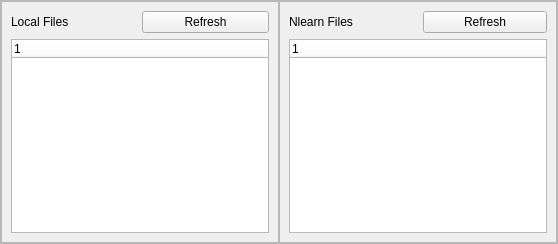
               <widget class="QFrame" name="frame_3">
                <property name="frameShape">
                 <enum>QFrame::StyledPanel</enum>
                </property>
                <property name="frameShadow">
                 <enum>QFrame::Raised</enum>
                </property>
                <layout class="QHBoxLayout" name="horizontalLayout">
                 <property name="spacing">
                  <number>0</number>
                 </property>
                 <property name="leftMargin">
                  <number>0</number>
                 </property>
                 <property name="topMargin">
                  <number>0</number>
                 </property>
                 <property name="rightMargin">
                  <number>0</number>
                 </property>
                 <property name="bottomMargin">
                  <number>0</number>
                 </property>
                 <item>
                  <widget class="QFrame" name="frame_5">
                   <property name="styleSheet">
                    <string notr="true"/>
                   </property>
                   <property name="frameShape">
                    <enum>QFrame::StyledPanel</enum>
                   </property>
                   <property name="frameShadow">
                    <enum>QFrame::Raised</enum>
                   </property>
                   <layout class="QVBoxLayout" name="verticalLayout_2">
                    <item>
                     <widget class="QFrame" name="frame_9">
                      <property name="minimumSize">
                       <size>
                        <width>0</width>
                        <height>0</height>
                       </size>
                      </property>
                      <property name="styleSheet">
                       <string notr="true">QFrame {
background-color: rgba(0,0,0,0);
border-radius: 0px;
border-color:rgba(0,0,0,0);
border: 0px solid;}</string>
                      </property>
                      <property name="frameShape">
                       <enum>QFrame::StyledPanel</enum>
                      </property>
                      <property name="frameShadow">
                       <enum>QFrame::Raised</enum>
                      </property>
                      <layout class="QHBoxLayout" name="horizontalLayout_3">
                       <property name="spacing">
                        <number>3</number>
                       </property>
                       <property name="leftMargin">
                        <number>0</number>
                       </property>
                       <property name="topMargin">
                        <number>0</number>
                       </property>
                       <property name="rightMargin">
                        <number>0</number>
                       </property>
                       <property name="bottomMargin">
                        <number>0</number>
                       </property>
                       <item>
                        <widget class="QLabel" name="label">
                         <property name="maximumSize">
                          <size>
                           <width>16777215</width>
                           <height>15</height>
                          </size>
                         </property>
                         <property name="styleSheet">
                          <string notr="true"/>
                         </property>
                         <property name="text">
                          <string>Local Files</string>
                         </property>
                        </widget>
                       </item>
                       <item>
                        <widget class="QPushButton" name="refresh_local_button">
                         <property name="text">
                          <string>Refresh</string>
                         </property>
                        </widget>
                       </item>
                      </layout>
                     </widget>
                    </item>
                    <item>
                     <widget class="QFrame" name="frame_7">
                      <property name="frameShape">
                       <enum>QFrame::StyledPanel</enum>
                      </property>
                      <property name="frameShadow">
                       <enum>QFrame::Raised</enum>
                      </property>
                      <layout class="QGridLayout" name="gridLayout_2">
                       <property name="leftMargin">
                        <number>0</number>
                       </property>
                       <property name="topMargin">
                        <number>0</number>
                       </property>
                       <property name="rightMargin">
                        <number>0</number>
                       </property>
                       <property name="bottomMargin">
                        <number>0</number>
                       </property>
                       <item row="0" column="0">
                        <widget class="QTreeWidget" name="treeWidget">
                         <property name="styleSheet">
                          <string notr="true">QFrame {
background-color: rgb(255, 255, 255);
border-radius: 0px;
border-color:rgba(0,0,0,0);
border: 0px solid;}</string>
                         </property>
                         <column>
                          <property name="text">
                           <string notr="true">1</string>
                          </property>
                         </column>
                        </widget>
                       </item>
                      </layout>
                     </widget>
                    </item>
                   </layout>
                  </widget>
                 </item>
                 <item>
                  <widget class="QFrame" name="frame_6">
                   <property name="styleSheet">
                    <string notr="true"/>
                   </property>
                   <property name="frameShape">
                    <enum>QFrame::StyledPanel</enum>
                   </property>
                   <property name="frameShadow">
                    <enum>QFrame::Raised</enum>
                   </property>
                   <layout class="QVBoxLayout" name="verticalLayout_3">
                    <item>
                     <widget class="QFrame" name="frame_10">
                      <property name="minimumSize">
                       <size>
                        <width>0</width>
                        <height>0</height>
                       </size>
                      </property>
                      <property name="styleSheet">
                       <string notr="true">QFrame {
background-color: rgba(0,0,0,0);
border-radius: 0px;
border-color:rgba(0,0,0,0);
border: 0px solid;}</string>
                      </property>
                      <property name="frameShape">
                       <enum>QFrame::StyledPanel</enum>
                      </property>
                      <property name="frameShadow">
                       <enum>QFrame::Raised</enum>
                      </property>
                      <layout class="QHBoxLayout" name="horizontalLayout_4">
                       <property name="spacing">
                        <number>9</number>
                       </property>
                       <property name="leftMargin">
                        <number>0</number>
                       </property>
                       <property name="topMargin">
                        <number>0</number>
                       </property>
                       <property name="rightMargin">
                        <number>0</number>
                       </property>
                       <property name="bottomMargin">
                        <number>0</number>
                       </property>
                       <item>
                        <widget class="QLabel" name="label_2">
                         <property name="maximumSize">
                          <size>
                           <width>16777215</width>
                           <height>15</height>
                          </size>
                         </property>
                         <property name="text">
                          <string>Nlearn Files</string>
                         </property>
                        </widget>
                       </item>
                       <item>
                        <widget class="QPushButton" name="refresh_nlearn_button">
                         <property name="text">
                          <string>Refresh</string>
                         </property>
                        </widget>
                       </item>
                      </layout>
                     </widget>
                    </item>
                    <item>
                     <widget class="QFrame" name="frame_8">
                      <property name="frameShape">
                       <enum>QFrame::StyledPanel</enum>
                      </property>
                      <property name="frameShadow">
                       <enum>QFrame::Raised</enum>
                      </property>
                      <layout class="QGridLayout" name="gridLayout_3">
                       <property name="leftMargin">
                        <number>0</number>
                       </property>
                       <property name="topMargin">
                        <number>0</number>
                       </property>
                       <property name="rightMargin">
                        <number>0</number>
                       </property>
                       <property name="bottomMargin">
                        <number>0</number>
                       </property>
                       <item row="0" column="0">
                        <widget class="QTreeWidget" name="treeWidget_2">
                         <property name="styleSheet">
                          <string notr="true">QFrame {
background-color: rgb(255, 255, 255);
border-radius: 0px;
border-color:rgba(0,0,0,0);
border: 0px solid;}</string>
                         </property>
                         <column>
                          <property name="text">
                           <string notr="true">1</string>
                          </property>
                         </column>
                        </widget>
                       </item>
                      </layout>
                     </widget>
                    </item>
                   </layout>
                  </widget>
                 </item>
                </layout>
               </widget>
